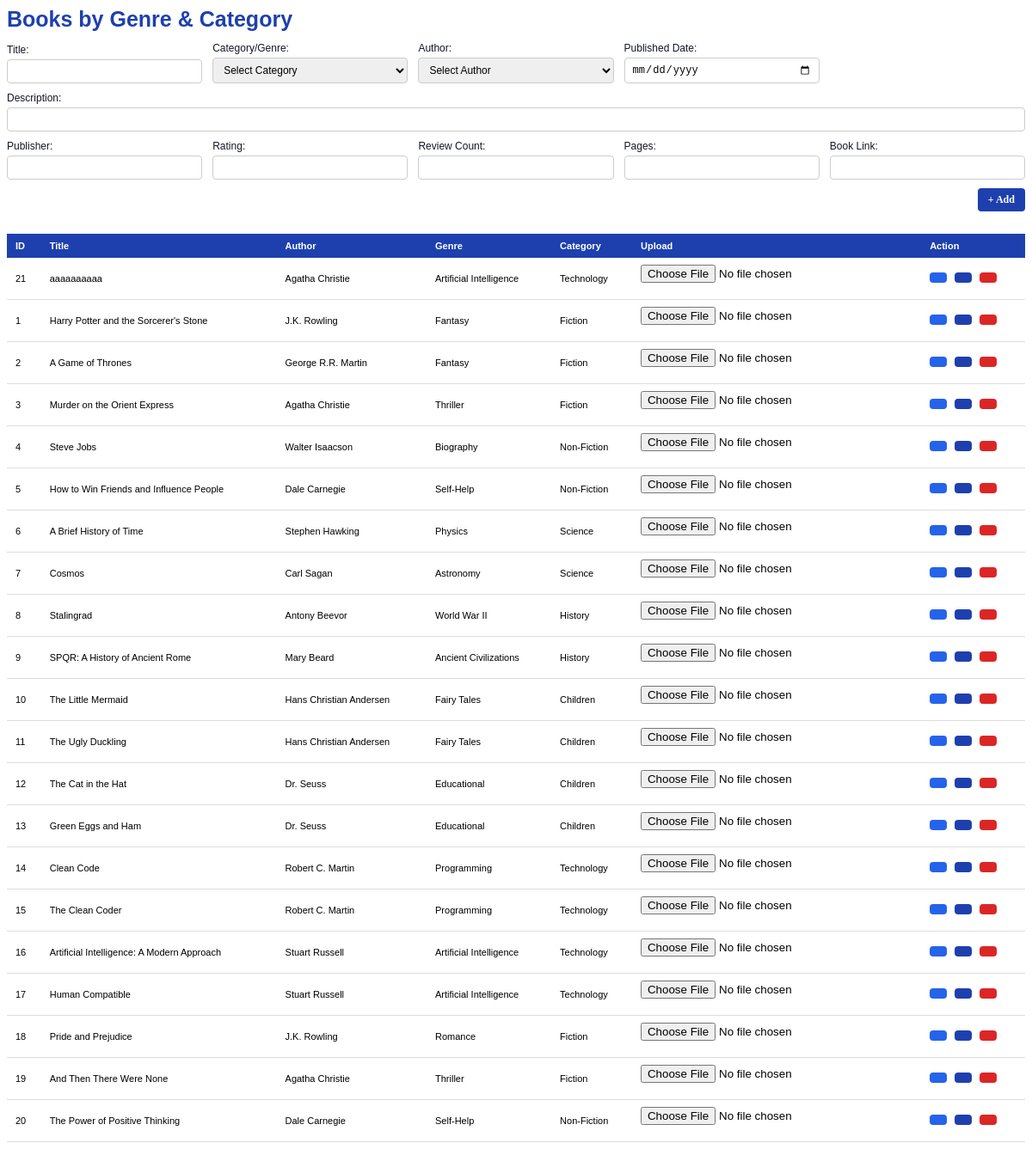
/admin/pages/book.php (signed in), run on the app's committed database.
### tables this page shows
CREATE TABLE `tblgenres` (
  `genreid` int(11) NOT NULL AUTO_INCREMENT,
  `category_id` int(11) DEFAULT 0,
  `name` varchar(100) NOT NULL,
  PRIMARY KEY (`genreid`)
);

CREATE TABLE `tblbooks` (
  `id` int(11) NOT NULL AUTO_INCREMENT,
  `genreid` int(11) DEFAULT 0,
  `title` varchar(255) DEFAULT '',
  `authorid` int(11) DEFAULT 0,
  `description` text DEFAULT NULL,
  `published_date` date DEFAULT NULL,
  `pages` int(11) DEFAULT NULL,
  `isbn` varchar(20) DEFAULT NULL,
  `publisher` varchar(128) DEFAULT '',
  `language` varchar(50) DEFAULT 'English',
  `picture_url` varchar(500) DEFAULT NULL,
  `rating` decimal(2,1) DEFAULT 0.0,
  `link` text DEFAULT NULL,
  `review_count` int(11) DEFAULT 0,
  `created_at` timestamp NOT NULL DEFAULT current_timestamp(),
  `updated_at` timestamp NOT NULL DEFAULT current_timestamp() ON UPDATE current_timestamp(),
  PRIMARY KEY (`id`),
  UNIQUE KEY `isbn` (`isbn`)
);

CREATE TABLE `tblauthors` (
  `authorid` int(11) NOT NULL AUTO_INCREMENT,
  `author_name` varchar(255) NOT NULL,
  `details` text DEFAULT NULL,
  `picture_url` text DEFAULT NULL,
  PRIMARY KEY (`authorid`)
);

CREATE TABLE `tblcategories` (
  `catid` int(11) NOT NULL AUTO_INCREMENT,
  `name` varchar(100) NOT NULL,
  PRIMARY KEY (`catid`),
  UNIQUE KEY `name` (`name`)
);

### admin/pages/book.php (the view, shortened to what this page needs)
<?php
$result = mysqli_query(
    $db_connection,
    "SELECT
      a.genreid,
      a.category_id,
      a.name AS genre_name,
      b.name AS catname,
      c.id AS book_id,
      c.title,
      d.author_name,
      c.description,
      c.published_date,
      c.pages,
      c.isbn,
      c.publisher,
      c.language,
      c.picture_url,
      c.rating,
      c.review_count,
      c.created_at,
      c.link
    FROM tblgenres a
    JOIN tblcategories b ON a.category_id = b.catid
    JOIN tblbooks c      ON c.genreid = a.genreid
    JOIN tblauthors d    ON d.authorid = c.authorid
    ORDER BY c.created_at DESC"
);
?>
<?php
if (isset($_GET['bookid_get'])) {
    $genreid_ = GetValue('select genreid from tblbooks where id=' . $_GET['bookid_get']);
    $title_ = GetValue('select title from tblbooks where id=' . $_GET['bookid_get']);
    $authorid_ = GetValue('select authorid from tblbooks where id=' . $_GET['bookid_get']);
    $descrpition_ = GetValue('select description from tblbooks where id=' . $_GET['bookid_get']);
    $published_date_ = GetValue('select published_date from tblbooks where id=' . $_GET['bookid_get']);
    $publisher_ = GetValue('select publisher from tblbooks where id=' . $_GET['bookid_get']);
    $rating_ = GetValue('select rating from tblbooks where id=' . $_GET['bookid_get']);
    $review_count_ = GetValue('select review_count from tblbooks where id=' . $_GET['bookid_get']);
    $pages_ = GetValue('select pages from tblbooks where id=' . $_GET['bookid_get']);
    $link_ = GetValue('select link from tblbooks where id=' . $_GET['bookid_get']);
} else {
    $title_ = '';
    $link_ = '';
}
?>
<div class="form-header">
    <h1 class="form-title">Books by Genre &amp; Category</h1>
</div>
<form onsubmit="return false;" class="form-grid">
    <div class="form-field">
        <label for="title">Title:</label>
        <input type="text" id="title" value="<?php echo $title_; ?>" required>
    </div>
    <div class="form-field">
        <label for="genreid">Category/Genre:</label>
        <select id="genreid">
            <option value="0" style="color:gray">Select Category</option>
        </select>
    </div>
    <div class="form-field">
        <label for="authorid">Author:</label>
        <select id="authorid">
            <option value="0" style="color:gray">Select Author</option>
        </select>
    </div>
    <div class="form-field">
        <label for="published_date">Published Date:</label>
        <input type="date" id="published_date" value="<?php echo $published_date_; ?>">
    </div>
    <div class="form-field" style="grid-column:1/-1">
        <label for="description">Description:</label>
        <input type="text" id="description" value="<?php echo $descrpition_; ?>">
    </div>
    <div class="form-field">
        <label for="publisher">Publisher:</label>
        <input type="text" id="publisher" value="<?php echo $publisher_; ?>">
    </div>
    <div class="form-field">
        <label for="rating">Rating:</label>
        <input type="number" id="rating" step="0.1" min="0" max="9.9" value="<?php echo $rating_; ?>">
    </div>
    <div class="form-field">
        <label for="review_count">Review Count:</label>
        <input type="number" id="review_count" min="0" value="<?php echo $review_count_; ?>">
    </div>
    <div class="form-field">
        <label for="pages">Pages:</label>
        <input type="number" id="pages" min="1" value="<?php echo $pages_; ?>">
    </div>
    <div class="form-field">
        <label for="pages">Book Link:</label>
        <input type="text" id="link_" min="1" value="<?php echo $link_; ?>">
    </div>
    <div class="form-actions">
        <?php if (isset($_GET['bookid_get'])): ?>
            <a style="background:#1e40ae; color:#fff; padding:6px 12px; border-radius:4px; border:none; cursor:pointer; font-size:12px; font-weight:bold;" class="btn" onclick="update_book(<?php echo (int)$_GET['bookid_get']; ?>);">+ Update</a>
        <?php else: ?>
            <a style="background:#1e40ae; color:#fff; padding:6px 12px; border-radius:4px; border:none; cursor:pointer; font-size:12px; font-weight:bold;" class="btn" onclick="add_book();">+ Add</a>
        <?php endif; ?>
    </div>
</form>
<div style="width:100%; overflow-x:auto;">
    <table style="font-size:11px; min-width:700px; width:100%; border-collapse:collapse; margin-top:10px; background:#fff; box-shadow:0 2px 8px rgba(0,0,0,.05); font-family:Arial, sans-serif;">
        <thead style="background:#1e40ae; color:#fff;">
            <tr>
                <th style="padding:8px 10px; text-align:left;">ID</th>
                <th style="padding:8px 10px; text-align:left;">Title</th>
                <th style="padding:8px 10px; text-align:left;">Author</th>
                <th style="padding:8px 10px; text-align:left;">Genre</th>
                <th style="padding:8px 10px; text-align:left;">Category</th>
                <th style="padding:8px 10px; text-align:left;">Upload</th>
                <th style="padding:8px 10px; text-align:left;">Action</th>
            </tr>
        </thead>
        <tbody>
            <?php if ($result && mysqli_num_rows($result) > 0): ?>
                <?php while ($row = mysqli_fetch_assoc($result)): ?>
                    <tr style="border-bottom:1px solid #ddd;">
                        <td style="padding:8px 10px;"><?php echo $row['book_id']; ?></td>
                        <td style="padding:8px 10px;"><?php echo $row['title']; ?></td>
                        <td style="padding:8px 10px;"><?php echo $row['author_name']; ?></td>
                        <td style="padding:8px 10px;"><?php echo $row['genre_name']; ?></td>
                        <td style="padding:8px 10px;"><?php echo $row['catname']; ?></td>
                        <td style="padding:8px 10px;">
                            <form method="POST" enctype="multipart/form-data">
                                <input type="file"
                                    name="picture_url"
                                    id="picture_url_<?php echo $row['book_id']; ?>"
                                    onchange="uploadBookImage(this)" />
                            </form>
                        </td>
                        <td style="padding:8px 10px;">
                            <a href="javascript:void(0)"
                                onclick="openCustom('pages/book_view.php?bbbb=<?php echo $row['book_id']; ?>',700,400);"
                                style="background:#2563eb; color:#fff; padding:6px 10px; border-radius:4px; text-decoration:none; font-size:14px; margin-right:6px; display:inline-block;">
                            </a>
                            <a href="javascript:void(0)"
                                onclick="ajax_fn('pages/book.php?bookid_get=<?php echo $row['book_id']; ?>', 'ultimate_content')"
                                style="background:#1e40ae; color:#fff; padding:6px 10px; border-radius:4px; text-decoration:none; font-size:14px; margin-right:6px; display:inline-block;">
                            </a>
                            <a href="javascript:void(0)"
                                onclick="delete_book(<?php echo $row['book_id']; ?>)"
                                style="background:#dc2626; color:#fff; padding:6px 10px; border-radius:4px; text-decoration:none; font-size:14px; display:inline-block;">
                            </a>
                        </td>
                    </tr>
                <?php endwhile; ?>
            <?php else: ?>
                <tr>
                    <td colspan="6" style="text-align:center; padding:12px; color:#555;">No records found.</td>
                </tr>
            <?php endif; ?>
        </tbody>
    </table>
</div>

### admin/pages/book.php (style rules this page uses)
.form-header { display: flex; justify-content: space-between; align-items: center; margin-bottom: 12px; gap: 12px; flex-wrap: wrap }
.form-title { color: #1e40ae; font-family: Arial, sans-serif; font-size: 25px; margin: 0 }
.form-grid { display: grid; grid-template-columns: repeat(auto-fit, minmax(220px, 1fr)); gap: 10px 12px; align-items: end }
.form-field { display: flex; flex-direction: column; gap: 4px; min-width: 200px }
.form-field label { font-size: 12px; font-family: Arial; color: #111827 }
.form-field input, .form-field select { padding: 6px 8px; font-size: 12px; border: 1px solid #ccc; border-radius: 4px }
.form-actions { grid-column: 1/-1; display: flex; gap: 8px; justify-content: flex-end }

### data on the page
tblgenres: tblbooks.id "21", tblbooks.title "aaaaaaaaaa", tblauthors.author_name "Agatha Christie", name "Artificial Intelligence", category.name "Technology", tblbooks.id "16", tblbooks.title "Artificial Intelligence: A Modern Approach", tblauthors.author_name "Stuart Russell", tblbooks.id "17", tblbooks.title "Human Compatible"
tblgenres: tblbooks.id "1", tblbooks.title "Harry Potter and the Sorcerer's Stone", tblauthors.author_name "J.K. Rowling", name "Fantasy", category.name "Fiction", tblbooks.id "2", tblbooks.title "A Game of Thrones", tblauthors.author_name "George R.R. Martin"
tblgenres: tblbooks.id "3", tblbooks.title "Murder on the Orient Express", tblauthors.author_name "Agatha Christie", name "Thriller", category.name "Fiction", tblbooks.id "19", tblbooks.title "And Then There Were None"
tblgenres: tblbooks.id "4", tblbooks.title "Steve Jobs", tblauthors.author_name "Walter Isaacson", name "Biography", category.name "Non-Fiction"
tblgenres: tblbooks.id "5", tblbooks.title "How to Win Friends and Influence People", tblauthors.author_name "Dale Carnegie", name "Self-Help", category.name "Non-Fiction", tblbooks.id "20", tblbooks.title "The Power of Positive Thinking"
tblgenres: tblbooks.id "6", tblbooks.title "A Brief History of Time", tblauthors.author_name "Stephen Hawking", name "Physics", category.name "Science"
tblgenres: tblbooks.id "7", tblbooks.title "Cosmos", tblauthors.author_name "Carl Sagan", name "Astronomy", category.name "Science"
tblgenres: tblbooks.id "8", tblbooks.title "Stalingrad", tblauthors.author_name "Antony Beevor", name "World War II", category.name "History"
tblgenres: tblbooks.id "9", tblbooks.title "SPQR: A History of Ancient Rome", tblauthors.author_name "Mary Beard", name "Ancient Civilizations", category.name "History"
tblgenres: tblbooks.id "10", tblbooks.title "The Little Mermaid", tblauthors.author_name "Hans Christian Andersen", name "Fairy Tales", category.name "Children", tblbooks.id "11", tblbooks.title "The Ugly Duckling"
tblgenres: tblbooks.id "12", tblbooks.title "The Cat in the Hat", tblauthors.author_name "Dr. Seuss", name "Educational", category.name "Children", tblbooks.id "13", tblbooks.title "Green Eggs and Ham"
tblgenres: tblbooks.id "14", tblbooks.title "Clean Code", tblauthors.author_name "Robert C. Martin", name "Programming", category.name "Technology", tblbooks.id "15", tblbooks.title "The Clean Coder"
tblgenres: tblbooks.id "18", tblbooks.title "Pride and Prejudice", tblauthors.author_name "J.K. Rowling", name "Romance", category.name "Fiction"
